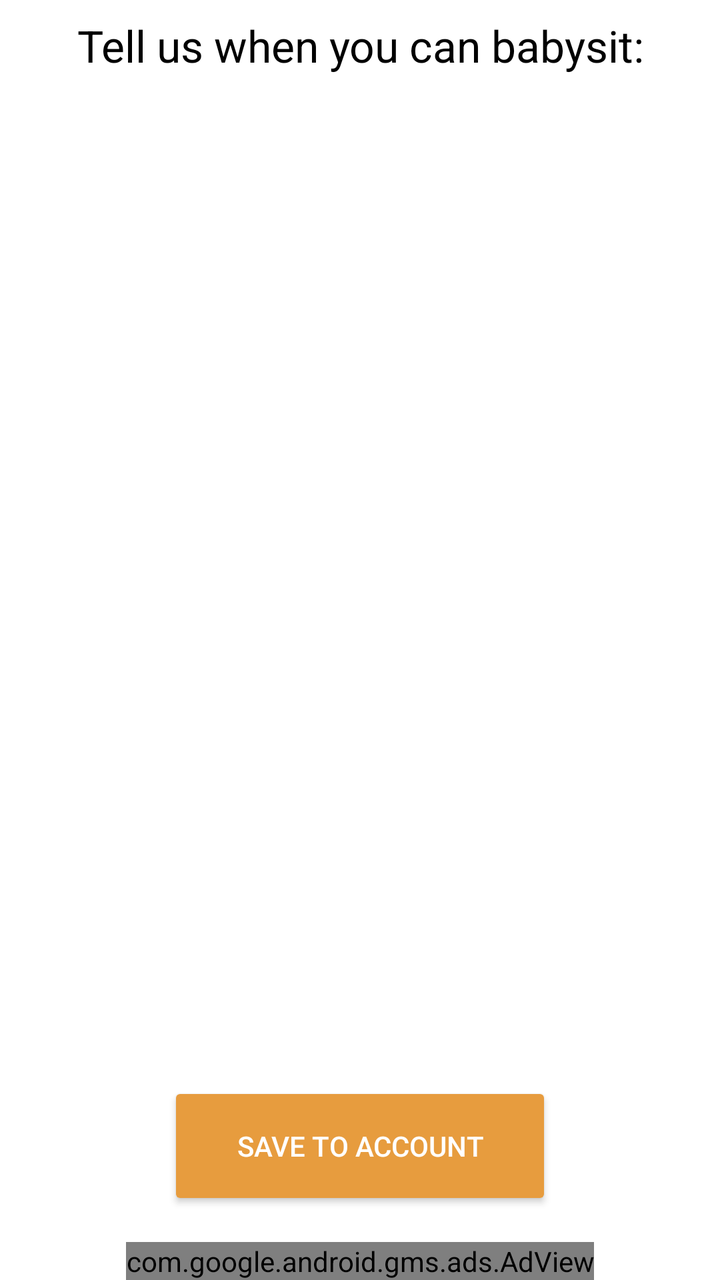
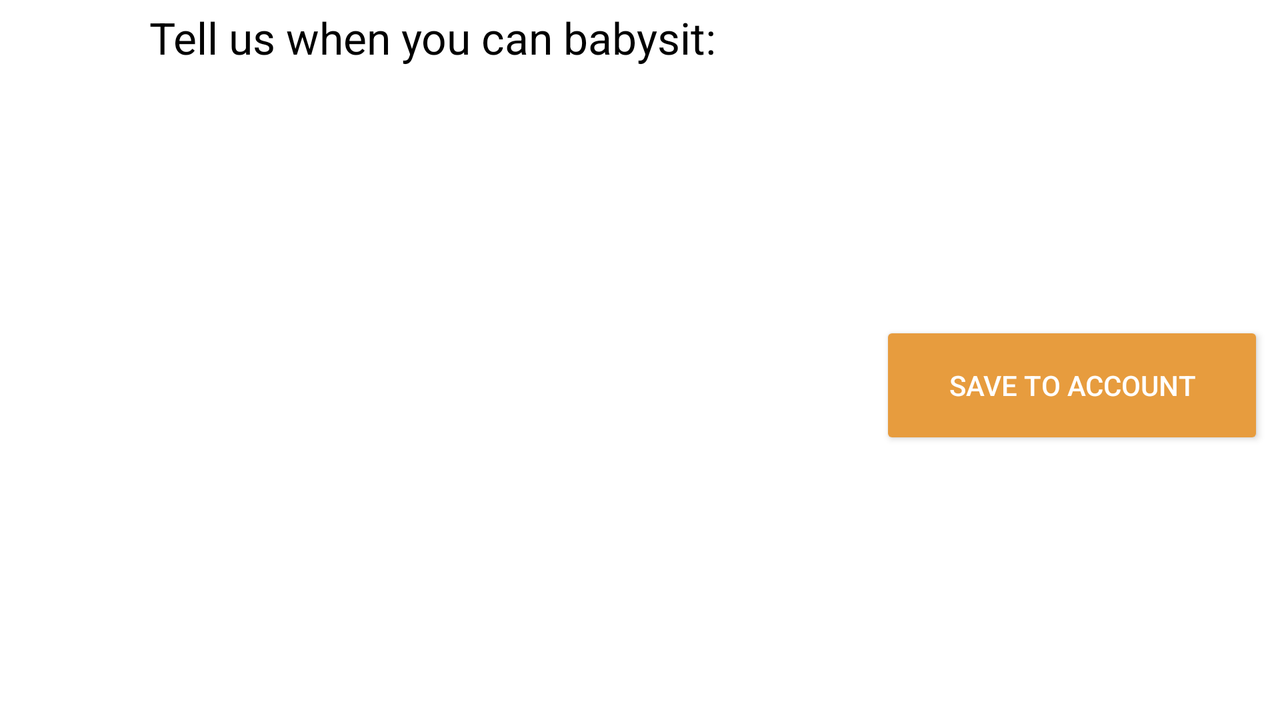

Compare how this app lays out the same screen by default and in its alternative resource folder. The renders come first, then the two layout files and the values they reference.
<!-- AndroidManifest.xml: application theme Theme.Matusi.NoActionBar -->
<!-- res/layout/fragment_user_settings_user_schedule.xml -->
<?xml version="1.0" encoding="utf-8"?>
<androidx.constraintlayout.widget.ConstraintLayout
    xmlns:android="http://schemas.android.com/apk/res/android"
    xmlns:app="http://schemas.android.com/apk/res-auto"
    xmlns:tools="http://schemas.android.com/tools"
    android:layout_width="match_parent"
    android:layout_height="match_parent"
    tools:context=".ui.settings.UserSettingsUserScheduleFragment">

    <TextView
        android:id="@+id/tv_title"
        android:layout_width="0dp"
        android:layout_height="wrap_content"
        android:layout_marginStart="@dimen/margin_8dp"
        android:layout_marginTop="@dimen/margin_8dp"
        android:layout_marginEnd="@dimen/margin_8dp"
        android:gravity="center"
        android:text="@string/babysit_title"
        android:textColor="@color/black"
        android:textSize="@dimen/text_size_22sp"
        app:layout_constraintEnd_toEndOf="parent"
        app:layout_constraintStart_toStartOf="parent"
        app:layout_constraintTop_toTopOf="parent" />

    <androidx.recyclerview.widget.RecyclerView
        android:id="@+id/rv_schedule"
        android:layout_width="match_parent"
        android:layout_height="0dp"
        android:layout_marginStart="@dimen/margin_8dp"
        android:layout_marginTop="@dimen/margin_16dp"
        android:layout_marginEnd="@dimen/margin_8dp"
        android:layout_marginBottom="@dimen/margin_16dp"
        app:layout_constraintBottom_toTopOf="@+id/btn_Next"
        app:layout_constraintEnd_toEndOf="parent"
        app:layout_constraintStart_toStartOf="parent"
        app:layout_constraintTop_toBottomOf="@+id/tv_title" />

    <Button
        android:id="@+id/btn_Next"
        android:layout_width="@dimen/button_width_192dp"
        android:layout_height="@dimen/button_height_64dp"
        android:layout_marginStart="@dimen/margin_48dp"
        android:layout_marginEnd="@dimen/margin_48dp"
        android:layout_marginBottom="@dimen/margin_16dp"
        android:backgroundTint="@color/button_state_colors"
        android:gravity="center"
        android:text="@string/save_user"
        android:textColor="@color/button_text_state_colors"
        app:layout_constraintBottom_toTopOf="@id/av_adBanner"
        app:layout_constraintEnd_toEndOf="parent"
        app:layout_constraintStart_toStartOf="parent" />

    <com.google.android.gms.ads.AdView
        android:id="@+id/av_adBanner"
        android:layout_width="wrap_content"
        android:layout_height="wrap_content"
        android:layout_marginStart="@dimen/margin_8dp"
        android:layout_marginEnd="@dimen/margin_8dp"
        app:adSize="BANNER"
        app:adUnitId="ca-app-pub-5575310058998232/7751071664"
        app:layout_constraintBottom_toBottomOf="parent"
        app:layout_constraintEnd_toEndOf="parent"
        app:layout_constraintStart_toStartOf="parent" />

</androidx.constraintlayout.widget.ConstraintLayout>
<!-- resources referenced by this layout -->
<resources>
  <color name="black">#FF000000</color>
  <dimen name="button_height_64dp">64dp</dimen>
  <dimen name="button_width_192dp">192dp</dimen>
  <dimen name="margin_16dp">16dp</dimen>
  <dimen name="margin_48dp">48dp</dimen>
  <dimen name="margin_8dp">8dp</dimen>
  <dimen name="text_size_22sp">22sp</dimen>
  <string name="babysit_title">Tell us when you can babysit:</string>
  <string name="save_user">Save to account</string>
  <style name="Theme.Matusi.NoActionBar" parent="Theme.Matusi">
          <item name="windowActionBar">false</item>
          <item name="windowNoTitle">true</item>
      </style>
  <style name="Theme.Matusi" parent="Theme.MaterialComponents.Light.DarkActionBar">
          
          <item name="colorPrimary">@color/brand_color_primary</item>
          <item name="colorOnPrimary">@color/white</item>
          
          <item name="colorSecondary">@color/brand_color_secondary</item>
          <item name="colorOnSecondary">@color/black</item>
          
          <item name="android:statusBarColor">?attr/colorPrimary</item>
          
      </style>
  <color name="brand_color_primary">#FFE79C3E</color>
  <color name="white">#FFFFFFFF</color>
  <color name="brand_color_secondary">#FFFBB55D</color>
</resources>
<!-- res/layout-land/fragment_user_settings_user_schedule.xml (the author's variant of the layout above) -->
<!-- drawn on the phone turned sideways -->
<?xml version="1.0" encoding="utf-8"?>
<androidx.constraintlayout.widget.ConstraintLayout
    xmlns:android="http://schemas.android.com/apk/res/android"
    xmlns:app="http://schemas.android.com/apk/res-auto"
    android:layout_width="match_parent"
    android:layout_height="match_parent">

    <TextView
        android:id="@+id/tv_title"
        android:layout_width="0dp"
        android:layout_height="wrap_content"
        android:layout_marginTop="@dimen/margin_4dp"
        android:gravity="center"
        android:text="@string/babysit_title"
        android:textColor="@color/black"
        android:textSize="@dimen/text_size_22sp"
        app:layout_constraintEnd_toEndOf="@+id/rv_schedule"
        app:layout_constraintStart_toStartOf="@+id/rv_schedule"
        app:layout_constraintTop_toTopOf="parent" />

    <androidx.recyclerview.widget.RecyclerView
        android:id="@+id/rv_schedule"
        android:layout_width="0dp"
        android:layout_height="0dp"
        android:layout_marginStart="@dimen/margin_8dp"
        android:layout_marginTop="@dimen/margin_8dp"
        android:layout_marginEnd="@dimen/margin_16dp"
        android:layout_marginBottom="@dimen/margin_8dp"
        android:scrollbarStyle="insideOverlay"
        android:scrollbars="vertical"
        app:layout_constraintBottom_toBottomOf="parent"
        app:layout_constraintEnd_toStartOf="@+id/btn_Next"
        app:layout_constraintStart_toStartOf="parent"
        app:layout_constraintTop_toBottomOf="@+id/tv_title" />

    <Button
        android:id="@+id/btn_Next"
        android:layout_width="@dimen/button_width_192dp"
        android:layout_height="@dimen/button_height_64dp"
        android:layout_gravity="center_horizontal"
        android:layout_marginEnd="@dimen/margin_8dp"
        android:backgroundTint="@color/button_state_colors"
        android:gravity="center"
        android:text="@string/save_user"
        android:textColor="@color/button_text_state_colors"
        app:layout_constraintBottom_toBottomOf="@+id/rv_schedule"
        app:layout_constraintEnd_toEndOf="parent"
        app:layout_constraintTop_toBottomOf="@+id/tv_title" />

</androidx.constraintlayout.widget.ConstraintLayout>
<!-- resources referenced by the variant -->
<!-- as the phone turned sideways resolves them -->
<resources>
  <color name="black">#FF000000</color>
  <dimen name="button_height_64dp">64dp</dimen>
  <dimen name="button_width_192dp">192dp</dimen>
  <dimen name="margin_16dp">16dp</dimen>
  <dimen name="margin_4dp">4dp</dimen>
  <dimen name="margin_8dp">8dp</dimen>
  <dimen name="text_size_22sp">22sp</dimen>
  <string name="babysit_title">Tell us when you can babysit:</string>
  <string name="save_user">Save to account</string>
  <style name="Theme.Matusi.NoActionBar" parent="Theme.Matusi">
          <item name="windowActionBar">false</item>
          <item name="windowNoTitle">true</item>
      </style>
  <style name="Theme.Matusi" parent="Theme.MaterialComponents.Light.DarkActionBar">
          
          <item name="colorPrimary">@color/brand_color_primary</item>
          <item name="colorOnPrimary">@color/white</item>
          
          <item name="colorSecondary">@color/brand_color_secondary</item>
          <item name="colorOnSecondary">@color/black</item>
          
          <item name="android:statusBarColor">?attr/colorPrimary</item>
          
      </style>
  <color name="brand_color_primary">#FFE79C3E</color>
  <color name="white">#FFFFFFFF</color>
  <color name="brand_color_secondary">#FFFBB55D</color>
</resources>
